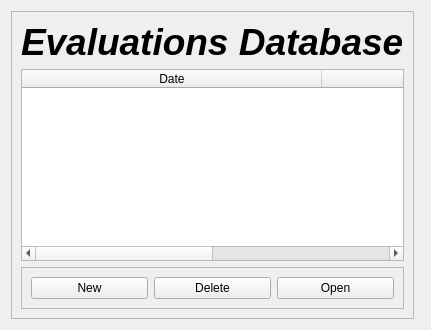
      <widget class="QWidget" name="tab_5">
       <attribute name="title">
        <string>Evaluations</string>
       </attribute>
       <layout class="QGridLayout" name="gridLayout_8">
        <item row="0" column="0">
         <widget class="QFrame" name="frame_26">
          <property name="maximumSize">
           <size>
            <width>461</width>
            <height>521</height>
           </size>
          </property>
          <property name="frameShape">
           <enum>QFrame::StyledPanel</enum>
          </property>
          <property name="frameShadow">
           <enum>QFrame::Raised</enum>
          </property>
          <layout class="QVBoxLayout" name="verticalLayout_3">
           <item>
            <widget class="QLabel" name="label_52">
             <property name="font">
              <font>
               <family>Ubuntu</family>
               <pointsize>28</pointsize>
               <weight>75</weight>
               <italic>true</italic>
               <bold>true</bold>
              </font>
             </property>
             <property name="text">
              <string>Evaluations Database</string>
             </property>
            </widget>
           </item>
           <item>
            <widget class="QTableWidget" name="tableWidget_2">
             <attribute name="horizontalHeaderDefaultSectionSize">
              <number>100</number>
             </attribute>
             <attribute name="horizontalHeaderMinimumSectionSize">
              <number>300</number>
             </attribute>
             <attribute name="horizontalHeaderShowSortIndicator" stdset="0">
              <bool>true</bool>
             </attribute>
             <attribute name="horizontalHeaderStretchLastSection">
              <bool>true</bool>
             </attribute>
             <column>
              <property name="text">
               <string>Date</string>
              </property>
             </column>
             <column>
              <property name="text">
               <string>Student Name</string>
              </property>
             </column>
            </widget>
           </item>
           <item>
            <widget class="QFrame" name="frame_27">
             <property name="frameShape">
              <enum>QFrame::StyledPanel</enum>
             </property>
             <property name="frameShadow">
              <enum>QFrame::Raised</enum>
             </property>
             <layout class="QHBoxLayout" name="horizontalLayout_4">
              <item>
               <widget class="QPushButton" name="pushButton_12">
                <property name="text">
                 <string>New</string>
                </property>
               </widget>
              </item>
              <item>
               <widget class="QPushButton" name="pushButton_13">
                <property name="text">
                 <string>Delete</string>
                </property>
               </widget>
              </item>
              <item>
               <widget class="QPushButton" name="pushButton_14">
                <property name="text">
                 <string>Open</string>
                </property>
               </widget>
              </item>
             </layout>
            </widget>
           </item>
          </layout>
         </widget>
        </item>
        <item row="0" column="1">
         <widget class="QFrame" name="frame_6">
          <property name="maximumSize">
           <size>
            <width>891</width>
            <height>541</height>
           </size>
          </property>
          <property name="frameShape">
           <enum>QFrame::StyledPanel</enum>
          </property>
          <property name="frameShadow">
           <enum>QFrame::Raised</enum>
          </property>
          <widget class="QLabel" name="label_38">
           <property name="geometry">
            <rect>
             <x>10</x>
             <y>10</y>
             <width>332</width>
             <height>41</height>
            </rect>
           </property>
           <property name="font">
            <font>
             <family>Ubuntu</family>
             <pointsize>28</pointsize>
             <weight>75</weight>
             <italic>true</italic>
             <bold>true</bold>
            </font>
           </property>
           <property name="text">
            <string>Evaluation Sumary</string>
           </property>
          </widget>
          <widget class="QFrame" name="frame_28">
           <property name="geometry">
            <rect>
             <x>10</x>
             <y>77</y>
             <width>471</width>
             <height>84</height>
            </rect>
           </property>
           <property name="frameShape">
            <enum>QFrame::StyledPanel</enum>
           </property>
           <property name="frameShadow">
            <enum>QFrame::Raised</enum>
           </property>
           <layout class="QGridLayout" name="gridLayout_24">
            <item row="0" column="0">
             <widget class="QLabel" name="label_11">
              <property name="text">
               <string>Student Name</string>
              </property>
             </widget>
            </item>
            <item row="0" column="1">
             <widget class="QLineEdit" name="lineEdit"/>
            </item>
            <item row="0" column="2">
             <widget class="QLabel" name="label_53">
              <property name="text">
               <string>Date</string>
              </property>
             </widget>
            </item>
            <item row="0" column="3">
             <widget class="QDateEdit" name="dateEdit_2"/>
            </item>
            <item row="1" column="0">
             <widget class="QLabel" name="label_28">
              <property name="text">
               <string>Supervisor</string>
              </property>
             </widget>
            </item>
            <item row="1" column="1">
             <widget class="QLineEdit" name="lineEdit_2"/>
            </item>
            <item row="1" column="2">
             <widget class="QLabel" name="label_54">
              <property name="text">
               <string>Time</string>
              </property>
             </widget>
            </item>
            <item row="1" column="3">
             <widget class="QTimeEdit" name="timeEdit"/>
            </item>
           </layout>
          </widget>
          <widget class="QTabWidget" name="tabWidget">
           <property name="geometry">
            <rect>
             <x>10</x>
             <y>167</y>
             <width>861</width>
             <height>341</height>
            </rect>
           </property>
           <property name="currentIndex">
            <number>0</number>
           </property>
           <widget class="QWidget" name="tab_12">
            <attribute name="title">
             <string>Overview</string>
            </attribute>
           </widget>
           <widget class="QWidget" name="tab_13">
            <attribute name="title">
             <string>Timeline</string>
            </attribute>
           </widget>
           <widget class="QWidget" name="tab_15">
            <attribute name="title">
             <string>Adaptation</string>
            </attribute>
           </widget>
           <widget class="QWidget" name="tab_14">
            <attribute name="title">
             <string>Pictures</string>
            </attribute>
           </widget>
          </widget>
          <widget class="QLabel" name="Userimage">
           <property name="geometry">
            <rect>
             <x>610</x>
             <y>20</y>
             <width>151</width>
             <height>151</height>
            </rect>
           </property>
           <property name="maximumSize">
            <size>
             <width>151</width>
             <height>151</height>
            </size>
           </property>
           <property name="frameShape">
            <enum>QFrame::Box</enum>
           </property>
           <property name="text">
            <string/>
           </property>
           <property name="pixmap">
            <pixmap>user2.png</pixmap>
           </property>
           <property name="scaledContents">
            <bool>true</bool>
           </property>
           <property name="alignment">
            <set>Qt::AlignCenter</set>
           </property>
           <property name="wordWrap">
            <bool>true</bool>
           </property>
           <property name="indent">
            <number>-1</number>
           </property>
          </widget>
         </widget>
        </item>
       </layout>
      </widget>
